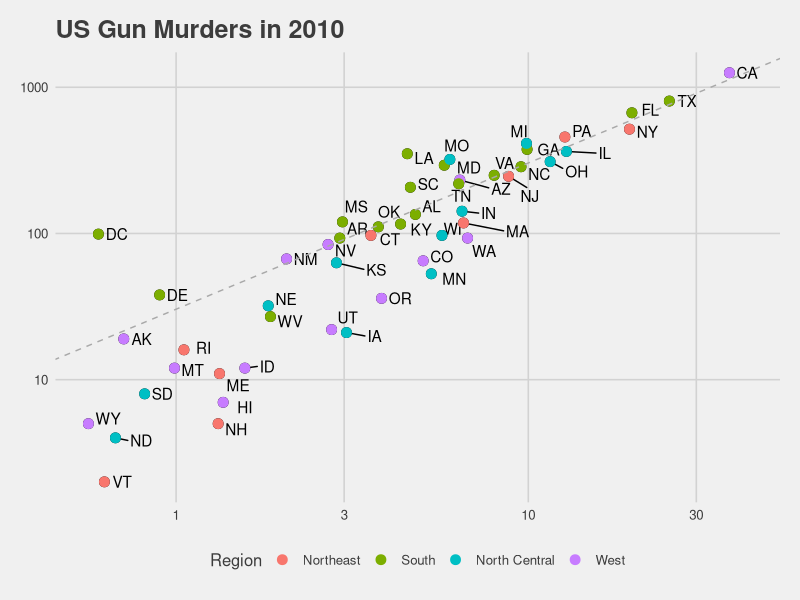

Here is the R script that generated this plot:
library(tidyverse)
library(dslabs)

data(murders)
ds_theme_set()
library(ggthemes)
library(ggrepel)
p <- murders%>% ggplot(aes(population/10^6, total, label = abb))
p<-p + geom_point(size = 3)+
  geom_text_repel(nudge_x = .05)+
  scale_x_log10()+ 
  scale_y_log10()+
  xlab("Population in millions (log scale)")+
  ylab("Total number of murders (log scale)")+
  ggtitle("US Gun Murders in 2010")
#scale_x_continuous(trans = "log10")+
  #scale_y_continuous(trans = "log10")
r <- murders %>%
  summarize(rate = sum(total) / sum(population) * 10^6) %>%
  pull(rate)
p + geom_point(aes(color = region), size = 3, show.legend = TRUE)+
  geom_abline(intercept = log10(r), lty=2, col = "darkgrey")+
  scale_color_discrete(name = "Region")+ 
  theme_fivethirtyeight()
  #theme_economist()
